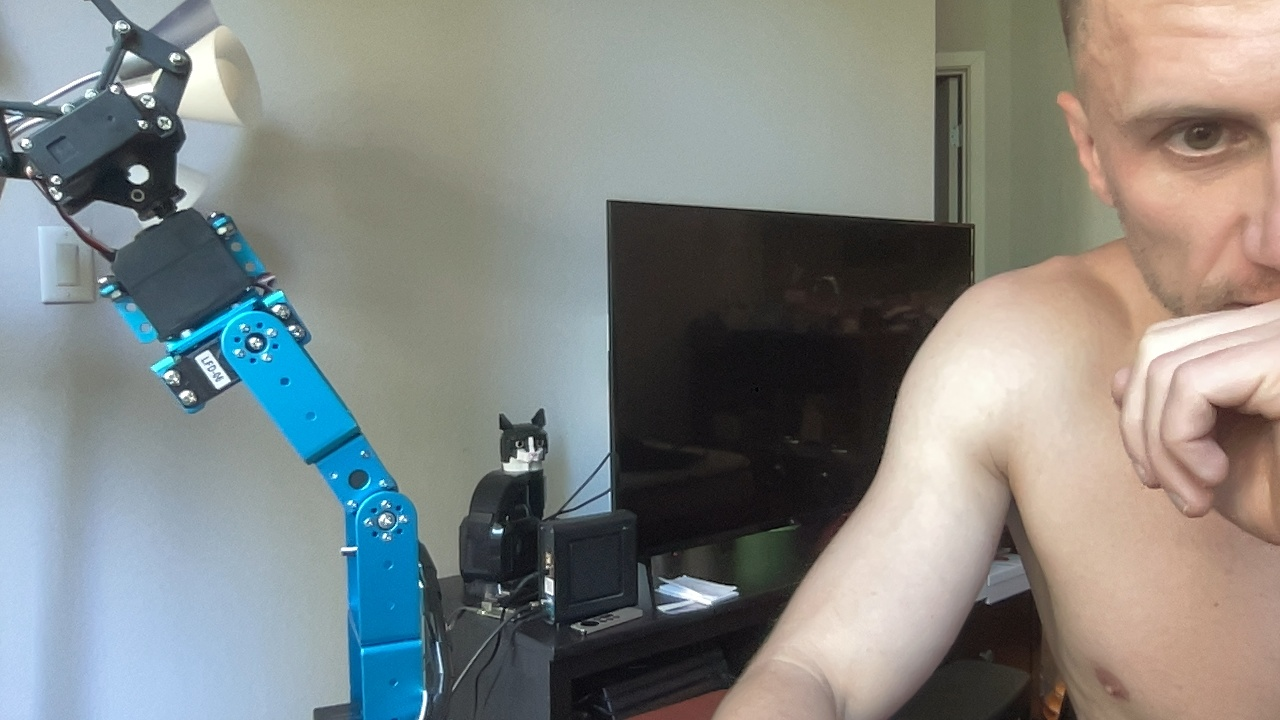
#> input picture tests/fixtures/room_with_person.jpg, 1280 x 720 px
$ python -i vision.py   (imports and definitions only)
#> lines starting #> are read from the running program, lines starting #| are printed output that depends on the picture; after the words box and inside, x2 and y2 are one past the last pixel; in counts of white or black regions, pixels touching at a corner belong together
#> further down, picture is the input picture: shape (720, 1280, 3); mean B, G, R 131.2, 134.1, 131.5
"""Object detection and pixel<->workspace calibration for the arm's camera.

Dependency-light on purpose (cv2 + numpy only) so it can run on the same
machine that drives the servo controller without pulling in a full CV/ML
stack. Detection is HSV color-threshold + contour filtering: fast, fully
offline, and good enough to find brightly colored graspable objects
(blocks, bottle caps, fruit, etc.) on a work surface.
"""

from __future__ import annotations

import dataclasses
import json
from pathlib import Path
from typing import Optional, TypedDict

import cv2
import numpy as np

Bbox = tuple[int, int, int, int]  # x, y, w, h


class Detection(TypedDict):
    cx: int
    cy: int
    area: float
    bbox: Bbox
    color: str


# Default HSV ranges (OpenCV hue range 0-179). Red wraps around hue 0/180,
# so it needs two ranges. Tune these for your lighting/objects; see
# docs/camera.md for a calibration tip.
DEFAULT_COLOR_RANGES: dict[str, list[tuple[tuple[int, int, int], tuple[int, int, int]]]] = {
    "red": [
        ((0, 100, 80), (8, 255, 255)),
        ((172, 100, 80), (179, 255, 255)),
    ],
    "orange": [((9, 120, 100), (19, 255, 255))],
    "yellow": [((20, 100, 100), (35, 255, 255))],
    "green": [((36, 60, 60), (85, 255, 255))],
    "blue": [((94, 80, 60), (126, 255, 255))],
}


def find_objects(
    frame: np.ndarray,
    color_ranges: Optional[dict[str, list[tuple[tuple[int, int, int], tuple[int, int, int]]]]] = None,
    min_area: float = 200.0,
    max_objects: Optional[int] = None,
) -> list[Detection]:
    """Detect graspable objects via HSV color thresholding + contours.

    Returns a list of detections (one per matched contour above
    ``min_area``), sorted by area descending, each with the pixel centroid,
    area, bounding box, and matched color name.
    """
#> called with min_area = 200
    if color_ranges is None:
        color_ranges = DEFAULT_COLOR_RANGES

    hsv = cv2.cvtColor(frame, cv2.COLOR_BGR2HSV)
#> hsv: shape (720, 1280, 3); mean H, S, V 58.1, 49.9, 146.8
    detections: list[Detection] = []

    for color_name, ranges in color_ranges.items():
        mask = np.zeros(hsv.shape[:2], dtype=np.uint8)
        for lower, upper in ranges:
            mask |= cv2.inRange(hsv, np.array(lower), np.array(upper))

        # Clean up speckle noise / small gaps before contouring.
        kernel = np.ones((5, 5), np.uint8)
        mask = cv2.morphologyEx(mask, cv2.MORPH_OPEN, kernel)
        mask = cv2.morphologyEx(mask, cv2.MORPH_CLOSE, kernel)

        contours, _ = cv2.findContours(mask, cv2.RETR_EXTERNAL, cv2.CHAIN_APPROX_SIMPLE)
        for contour in contours:
            area = cv2.contourArea(contour)
            if area < min_area:
                continue
            x, y, w, h = cv2.boundingRect(contour)
            moments = cv2.moments(contour)
            if moments["m00"] == 0:
                continue
            cx = int(moments["m10"] / moments["m00"])
            cy = int(moments["m01"] / moments["m00"])
            detections.append(
                Detection(cx=cx, cy=cy, area=float(area), bbox=(x, y, w, h), color=color_name)
            )
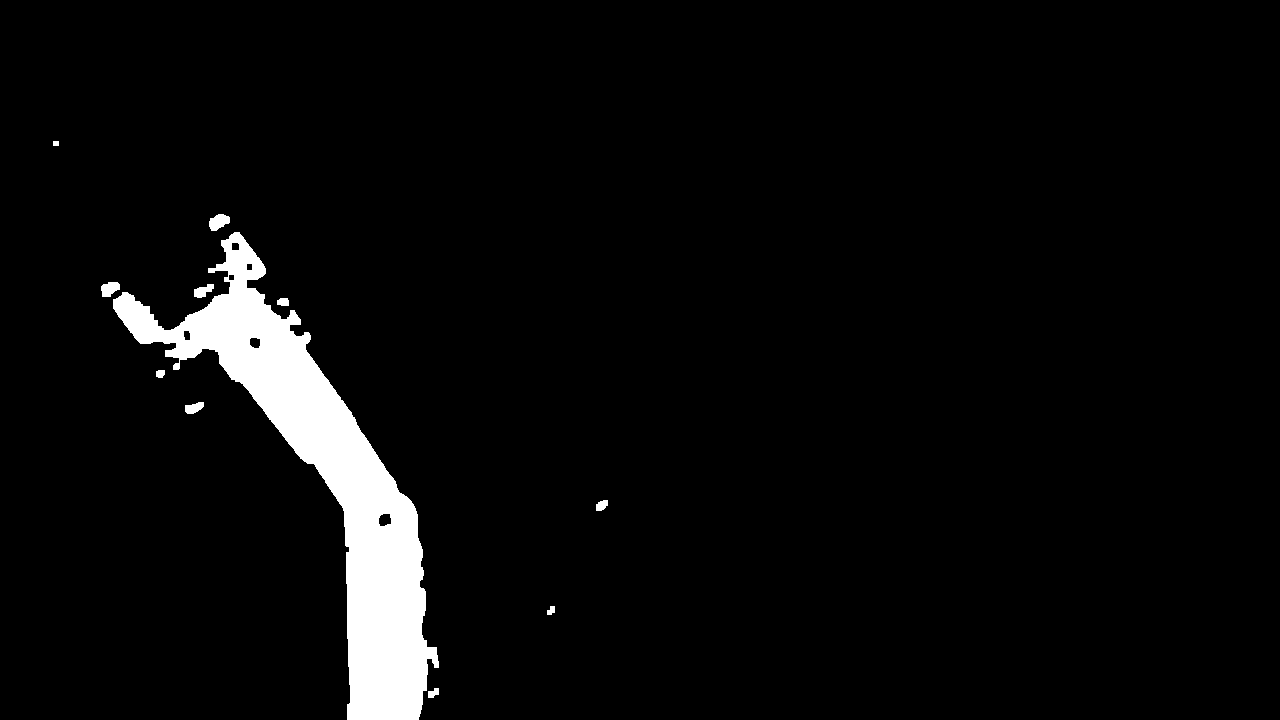
#> mask: shape (720, 1280); 4.3% white; 11 white regions, largest, box (x1, y1, x2, y2) and area: (113, 232, 439, 720) 38466, (209, 214, 230, 231) 247, (101, 282, 120, 297) 211
#> after the loop, detections = 6 items

    detections.sort(key=lambda d: d["area"], reverse=True)
    if max_objects is not None:
        detections = detections[:max_objects]
    return detections


def detect_biggest(frame: np.ndarray, color: Optional[str] = None) -> Optional[Detection]:
    """Convenience wrapper: return only the single largest detection.

    If ``color`` is given, restrict detection to that color's HSV range.
    """
    ranges = {color: DEFAULT_COLOR_RANGES[color]} if color else None
    detections = find_objects(frame, color_ranges=ranges)
#> detections = 6 items
    return detections[0] if detections else None


_COLOR_BGR = {
    "red": (0, 0, 255),
    "orange": (0, 140, 255),
    "yellow": (0, 220, 220),
    "green": (0, 200, 0),
    "blue": (255, 0, 0),
}


# [11 lines left out: function annotate, not called in this run]


@dataclasses.dataclass
class Calibration:
    """Pixel -> workspace-plane calibration via a 4-point homography.

    Procedure (documented in docs/camera.md):
      1. Place a known reference marker (e.g. a checkerboard corner, taped
         cross) at 4 known workspace (x, y) coordinates on the tabletop
         within the arm's reach (measure with a ruler relative to the
         arm's base, in mm).
      2. Click each marker's location in a captured frame (or otherwise
         determine its pixel coordinates).
      3. Build a Calibration with the 4 (pixel, workspace) point pairs and
         call `.solve()` to compute the homography.
      4. `save_calibration()` to persist it; `load_calibration()` next run.

    This assumes the workspace surface is planar and the camera pose is
    fixed relative to it -- true for a camera clamped above/beside a
    tabletop arm, not true if the camera moves.
    """

    pixel_points: list[tuple[float, float]]
    workspace_points: list[tuple[float, float]]
    _homography: Optional[np.ndarray] = dataclasses.field(default=None, repr=False, compare=False)

    # [53 lines left out: functions solve, pixel_to_workspace, save_calibration, load_calibration, pixel_to_workspace, not called in this run]

>>> import cv2
>>> picture = cv2.imread('../tests/fixtures/room_with_person.jpg')
>>> result = detect_biggest(picture)
#> result = {'cx': 321, 'cy': 477, 'area': 38050, 'bbox': (113, 232, 326, 488), 'color': 'blue'}
